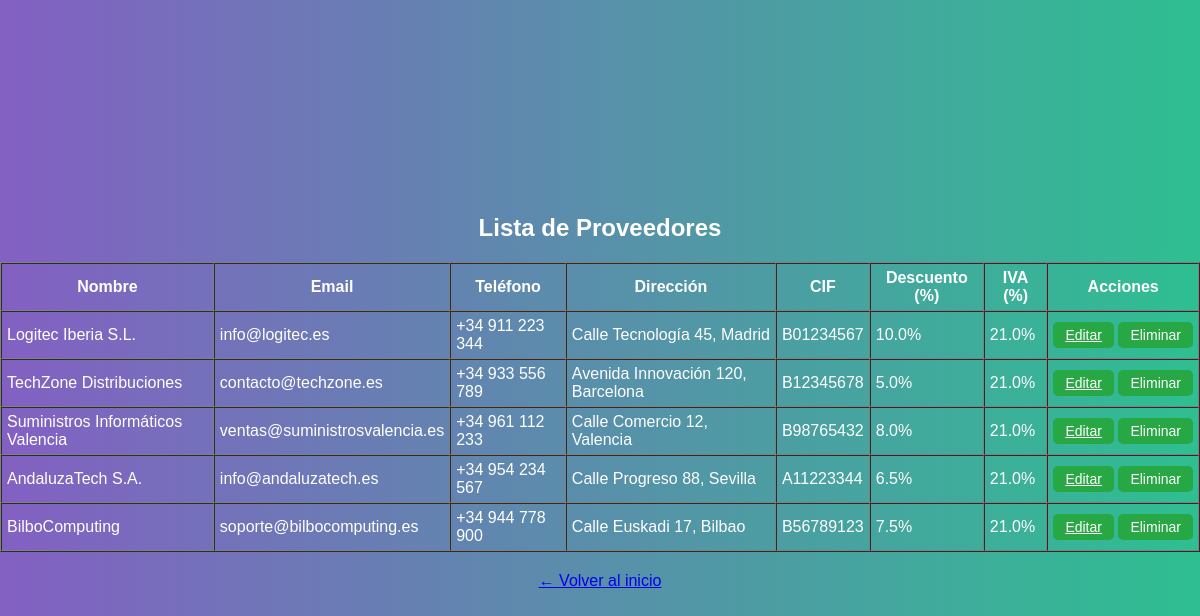
Page /proveedores (signed in) on the earlier database version.
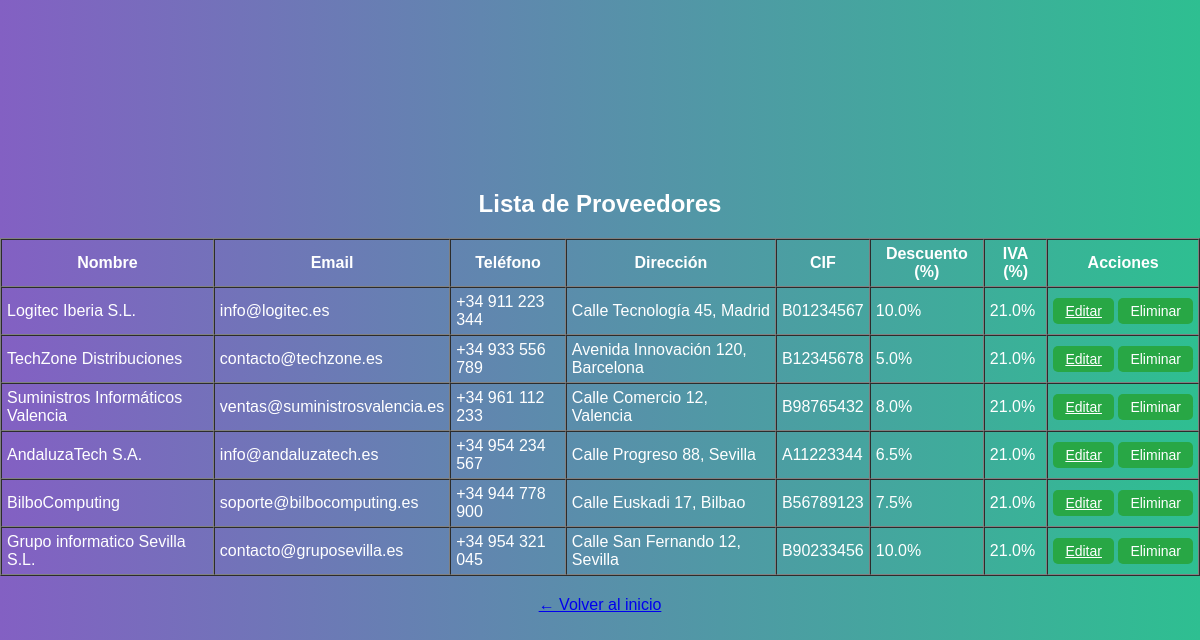
Same page on the later database version.
### app/models.py (models this page shows, shortened)
class Proveedor(db.Model):
    id = db.Column(db.Integer, primary_key=True)
    nombre = db.Column(db.String(100), nullable=False)
    email = db.Column(db.String(150))
    telefono = db.Column(db.String(20))
    direccion = db.Column(db.String(200))
    cif = db.Column(db.String(50))
    porcentaje_descuento = db.Column(db.Float)
    iva = db.Column(db.Float)
    productos = db.relationship('Producto', backref='proveedor', lazy=True)  #  # Relación con productos del proveedor

### app/routes.py (the view)
@main.route('/proveedores')
@login_required
def listar_proveedores():
    if current_user.role != 'admin':
        flash('Acceso denegado')
        return redirect(url_for('main.dashboard'))
    proveedores = Proveedor.query.all()
    return render_template('listar_proveedores.html', proveedores=proveedores)

### app/templates/listar_proveedores.html (shortened to what this page needs)
{% extends 'base.html' %}
{% block content %}
<h2>Lista de Proveedores</h2>
{% if proveedores %}
  <table border="1" cellpadding="5" cellspacing="0">
    <thead>
      <tr>
        <th>Nombre</th>
        <th>Email</th>
        <th>Teléfono</th>
        <th>Dirección</th>
        <th>CIF</th>
        <th>Descuento (%)</th>
        <th>IVA (%)</th>
        <th>Acciones</th>
      </tr>
    </thead>
    <tbody>
      {% for proveedor in proveedores %}
      <tr>
        <td>{{ proveedor.nombre }}</td>
        <td>{{ proveedor.email }}</td>
        <td>{{ proveedor.telefono }}</td>
        <td>{{ proveedor.direccion or '-' }}</td>
        <td>{{ proveedor.cif or '-' }}</td>
        <td>{{ proveedor.porcentaje_descuento or '0' }}%</td>
        <td>{{ proveedor.iva or '0' }}%</td>
        <td style="white-space: nowrap; text-align: center;">
          <a href="{{ url_for('main.editar_proveedor', id=proveedor.id) }}" class="boton-accion">Editar</a>
          <form action="{{ url_for('main.eliminar_proveedor', id=proveedor.id) }}" method="POST" class="inline-form">
            <button type="submit" class="boton-accion" onclick="return confirm('¿Eliminar este proveedor?');">Eliminar</button>
          </form>
        </td>
      </tr>
      {% endfor %}
    </tbody>
  </table>
{% else %}
  <p>No hay proveedores registrados.</p>
{% endif %}
<p style="text-align: center; margin-top: 20px;">
  <a href="{{ url_for('main.dashboard') }}">← Volver al inicio</a>
</p>
{% endblock %}

Differences in the rows shown:
added Proveedor: nombre "Grupo informatico Sevilla S.L.", email "contacto@gruposevilla.es", telefono "+34 954 321 045", direccion "Calle San Fernando 12, Sevilla", cif "B90233456", porcentaje_descuento "10.0", iva "21.0"
